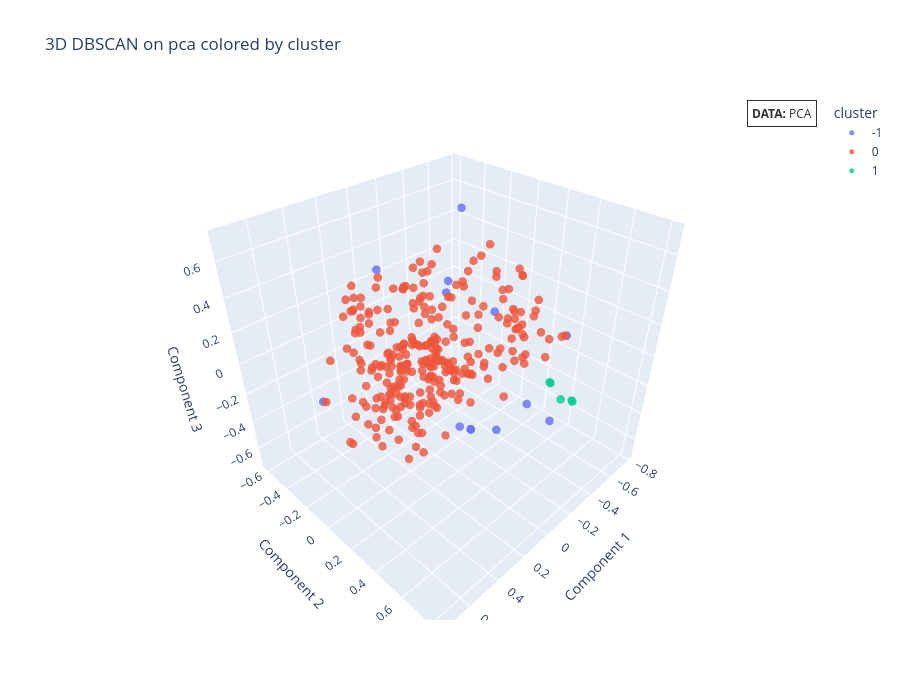
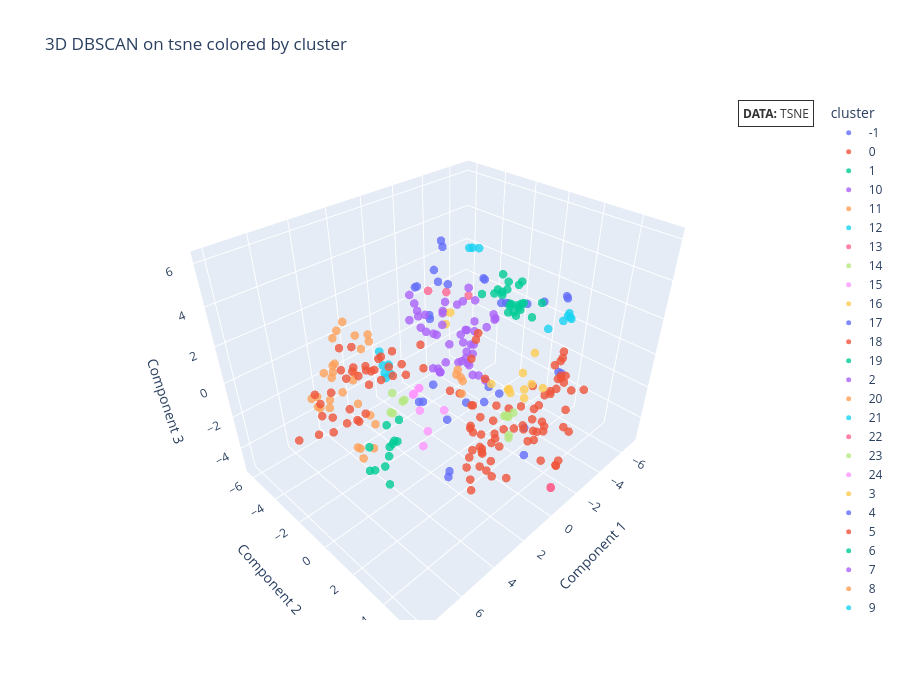
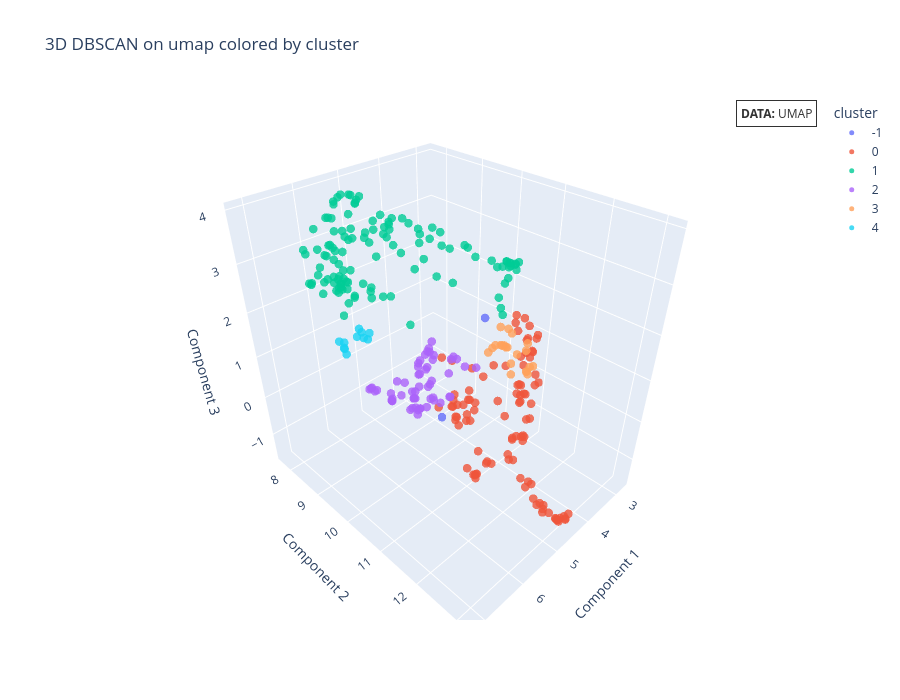
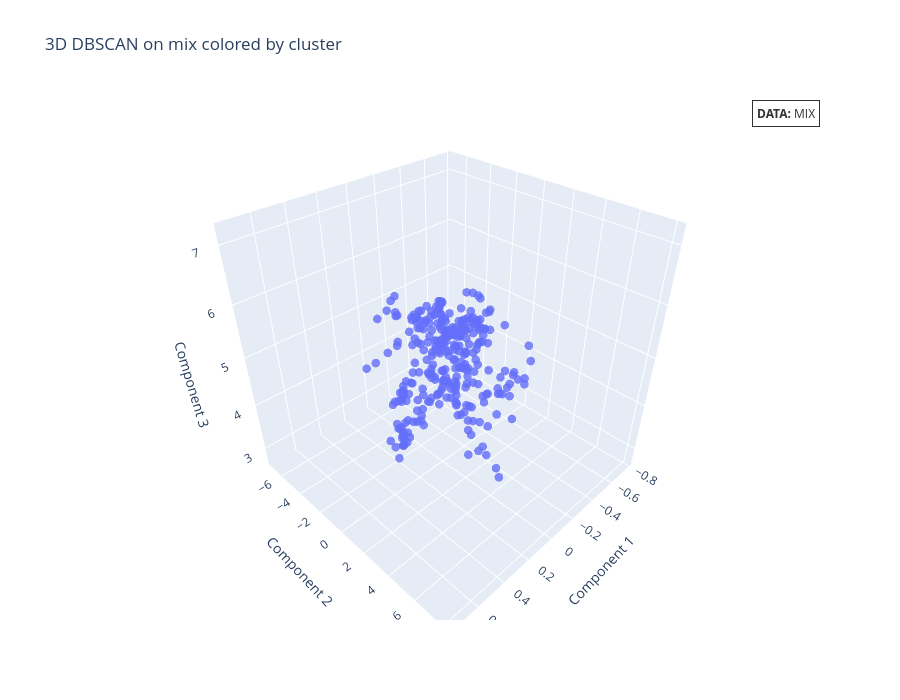

The notebook cell saved with these charts, in order:
### Markdown cell above
## DBSCAN

### Code cell
params_db = {
    "pca":  {"eps": 0.2, "min_samples": 5},
    "tsne": {"eps": 1.2, "min_samples": 3},
    "umap": {"eps": 0.8, "min_samples": 10},
    "mix":  {"eps": 0.8, "min_samples": 3},
}

for name, X in embeddings.items():
    p = params_db[name]
    
    db = DBSCAN(eps=p["eps"], min_samples=p["min_samples"])
    labels = db.fit_predict(X)

    scores = show_scores(f"DBSCAN on {name}", X, labels, y)
    append_result(rows, name, "dbscan", labels, scores["internal"], scores["external"], params=p)

    fig = plot_3d(X3d=X, y=labels, algorithm=f'DBSCAN on {name}', target_name="cluster", data_name=name.upper())
    show(fig)

### Figure 1 — Plotly figure (JSON) as saved in the notebook; plotly's stock layout.template omitted (floating-point values rounded to 4 significant figures; data arrays with more than 128 entries replaced by an {"elided": "..."} marker saying what was removed)
{"data": [{"hovertemplate": "<b>cluster</b>: -1<br>Component 1: %{x:.3f}<br>Component 2: %{y:.3f}<br>Component 3: %{z:.3f}<extra></extra>", "marker": {"line": {"width": 0}, "opacity": 0.8, "size": 5}, "mode": "markers", "name": "-1", "type": "scatter3d", "x": [-0.3079, 0.08627, 0.175, 0.04575, 0.04633, 0.7505, -0.7746, -0.285, -0.1248, 0.1334, -0.2847, -0.15, -0.203], "y": [-0.09565, 0.1887, 0.6143, 0.4586, 0.8192, 0.05989, 0.3322, 0.0318, -0.607, 0.2481, 0.02997, 0.5416, 0.01318], "z": [0.7137, 0.4847, -0.0558, 0.4767, 0.04671, 0.1282, -0.08842, -0.7079, 0.241, 0.5864, -0.7044, -0.127, -0.6433]}, {"hovertemplate": "<b>cluster</b>: 0<br>Component 1: %{x:.3f}<br>Component 2: %{y:.3f}<br>Component 3: %{z:.3f}<extra></extra>", "marker": {"line": {"width": 0}, "opacity": 0.8, "size": 5}, "mode": "markers", "name": "0", "type": "scatter3d", "x": {"elided": "290 float values"}, "y": {"elided": "290 float values"}, "z": {"elided": "290 float values"}}, {"hovertemplate": "<b>cluster</b>: 1<br>Component 1: %{x:.3f}<br>Component 2: %{y:.3f}<br>Component 3: %{z:.3f}<extra></extra>", "marker": {"line": {"width": 0}, "opacity": 0.8, "size": 5}, "mode": "markers", "name": "1", "type": "scatter3d", "x": [-0.4492, -0.4487, -0.4486, -0.4487, -0.4286], "y": [0.6273, 0.4737, 0.6224, 0.4677, 0.5649], "z": [-0.233, -0.1882, -0.2286, -0.1865, -0.242]}], "layout": {"annotations": [{"bgcolor": "white", "bordercolor": "black", "borderpad": 4, "borderwidth": 1, "font": {"color": "black", "size": 12}, "opacity": 0.8, "showarrow": false, "text": "<b>DATA:</b> PCA", "x": 1, "xanchor": "right", "xref": "paper", "y": 1, "yanchor": "top", "yref": "paper"}], "height": 700, "legend": {"itemsizing": "trace", "title": {"text": "cluster"}}, "scene": {"xaxis": {"title": {"text": "Component 1"}}, "yaxis": {"title": {"text": "Component 2"}}, "zaxis": {"title": {"text": "Component 3"}}}, "title": {"text": "3D DBSCAN on pca colored by cluster"}, "width": 900}}

### Figure 2 — Plotly figure (JSON) as saved in the notebook; plotly's stock layout.template omitted (floating-point values rounded to 4 significant figures)
{"data": [{"hovertemplate": "<b>cluster</b>: -1<br>Component 1: %{x:.3f}<br>Component 2: %{y:.3f}<br>Component 3: %{z:.3f}<extra></extra>", "marker": {"line": {"width": 0}, "opacity": 0.8, "size": 5}, "mode": "markers", "name": "-1", "type": "scatter3d", "x": [-2.115, 2.106, -1.925, 1.334, -2.494, -2.587, 1.05, 3.107, 5.137, 4.684, 4.831, 5.26, 0.9626, 1.03, 3.141, 3.142, -3.076, -2.873, -6.549, -5.914, -5.786, -2.893, -0.3636], "y": [4.207, 5.631, 4.176, 4.964, -0.2803, 0.3773, 1.422, 2.262, 3.021, 3.97, 4.058, 2.94, -1.903, -1.699, 1.326, 1.35, -1.049, -1.254, -0.1822, 1.638, 1.653, -1.195, -2.233], "z": [0.7071, -0.4399, 0.8564, 0.112, -2.714, -2.842, -0.75, -0.008088, 2.564, -0.6982, -0.8483, 2.575, 3.854, 4.004, 4.727, 4.573, -4.501, 3.111, 0.7603, 1.95, 2.126, 3.063, -2.476]}, {"hovertemplate": "<b>cluster</b>: 0<br>Component 1: %{x:.3f}<br>Component 2: %{y:.3f}<br>Component 3: %{z:.3f}<extra></extra>", "marker": {"line": {"width": 0}, "opacity": 0.8, "size": 5}, "mode": "markers", "name": "0", "type": "scatter3d", "x": [-2.249, -4.45, -2.14, -1.707, 0.09939, -1.013, -4.435, -0.2305, -4.974, -6.336, 0.2486, 0.7417, 0.07589, 0.0303, -0.7576, -0.5817, 0.8038, -4.5, 1.967, 0.07882, 0.9449, 1.568, 1.101, 0.9057, 2.123, 1.748, 1.364, -0.07721, 1.995, -0.2676, 1.014, 0.7459, 1.512, 1.485, 1.893, 3.039, -0.1129, 2.365, 2.472, 2.612, 1.581, -2.109, -6.181, -5.399, -1.104, -1.957, -3.112, -4.959, -0.7837, -5.631, -6.203, -1.983, -1.113, 2.347, -3.092, -4.512, -6.212, 0.3043, -5.302, -5.161, -1.803, -3.87, 0.3899, -5.036, -4.038, -6.221, -4.531, -1.42], "y": [2.931, 1.097, 2.357, 2.472, 0.8739, 2.275, 3.292, 4.534, 2.951, 3.053, 1.797, 2.089, 4.635, 0.793, 1.725, 5.606, 4.044, 3.601, 3.816, 0.8733, 3.596, 2.836, 1.94, 3.911, 2.532, 3.41, 3.441, 0.8331, 3.816, -0.2318, 3.131, 4.784, 2.124, 3.424, 3.045, 4.202, -0.7609, 3.069, 3.173, 3.748, 2.296, 3.638, 1.182, 2.41, 5.205, 2.559, 2.522, 2.235, 2.035, 2.724, 1.495, 3.703, 5.166, 4.29, 2.268, 2.186, 1.59, 5.267, 2.205, 2.129, 3.123, 2.62, 1.946, 2.388, 2.174, 1.605, 2.905, 3.95], "z": [-3.589, -2.973, -3.516, -1.972, -3.078, -1.809, -4.477, -1.367, -3.827, -3.194, -3.896, -3.249, -1.586, -3.328, -1.801, -2.623, -0.8262, -4.634, -2.127, -1.791, -1.065, -3.43, -3.315, -3.877, -3.316, -3.157, -1.154, -1.913, -1.044, -1.883, -4.261, -1.124, -3.382, -0.3454, -0.1302, -0.6115, -1.926, -4.219, -0.5428, -0.2118, -4.668, -2.752, -2.463, -2.114, -3.597, -3.543, -2.685, -2.821, -4.262, -3.028, -2.038, -2.966, -3.581, -0.2536, -3.063, -2.754, -1.8, -2.244, -2.157, -2.342, -2.448, -2.333, -4.009, -2.093, -2.76, -1.387, -1.819, -1.858]}, {"hovertemplate": "<b>cluster</b>: 1<br>Component 1: %{x:.3f}<br>Component 2: %{y:.3f}<br>Component 3: %{z:.3f}<extra></extra>", "marker": {"line": {"width": 0}, "opacity": 0.8, "size": 5}, "mode": "markers", "name": "1", "type": "scatter3d", "x": [-1.72, -2.313, -1.961, -1.612, -2.252, -1.165, -1.77, -1.031, -0.829, -1.429, -1.331, -1.112, -0.2752, -0.505], "y": [2.63, 1.502, 1.61, 0.9706, 0.452, 2.219, 1.177, 1.874, 2.314, 1.14, 0.7705, 1.142, 2.457, 0.7727], "z": [3.098, 4.192, 4.202, 4.614, 3.281, 3.756, 4.261, 3.764, 3.6, 3.715, 3.694, 4.122, 3.883, 3.995]}, {"hovertemplate": "<b>cluster</b>: 10<br>Component 1: %{x:.3f}<br>Component 2: %{y:.3f}<br>Component 3: %{z:.3f}<extra></extra>", "marker": {"line": {"width": 0}, "opacity": 0.8, "size": 5}, "mode": "markers", "name": "10", "type": "scatter3d", "x": [1.317, 1.261, 1.381], "y": [2.352, 1.585, 2.811], "z": [1.414, 2.236, 1.42]}, {"hovertemplate": "<b>cluster</b>: 11<br>Component 1: %{x:.3f}<br>Component 2: %{y:.3f}<br>Component 3: %{z:.3f}<extra></extra>", "marker": {"line": {"width": 0}, "opacity": 0.8, "size": 5}, "mode": "markers", "name": "11", "type": "scatter3d", "x": [6.258, 4.937, 7.049, 6.542, 7.195, 8.014, 5.578, 6.881, 6.926, 5.909, 5.347, 6.406, 8.015, 7.842, 7.425, 6.144, 6.921, 5.678, 6.805, 6.684, 7.13, 6.469, 7.067, 7.146, 6.303], "y": [0.005185, -0.3094, 2.332, -0.01445, -0.8361, 0.4126, -0.2631, 2.329, -0.4661, 0.5164, 0.2868, -0.543, 1.224, -0.2564, -0.5438, -0.7092, 2.104, -0.5628, -0.3279, -0.1841, 0.369, 0.7641, 1.624, -0.2792, -0.9739], "z": [5.216, 3.918, 1.028, 4.95, 1.194, 2.468, 4.184, 2.108, 1.67, 4.094, 4.062, 4.313, 2.896, 2.374, 2.073, 1.489, 2.423, 1.932, 2.777, 3.462, 3.873, 3.359, 2.768, 3.205, 2.456]}, {"hovertemplate": "<b>cluster</b>: 12<br>Component 1: %{x:.3f}<br>Component 2: %{y:.3f}<br>Component 3: %{z:.3f}<extra></extra>", "marker": {"line": {"width": 0}, "opacity": 0.8, "size": 5}, "mode": "markers", "name": "12", "type": "scatter3d", "x": [1.32, 1.469, 1.42, 1.681, 1.382, 1.142], "y": [-4.358, -3.357, -3.84, -3.595, -4.071, -3.906], "z": [-0.6206, -1.426, -1.953, -1.381, -1.303, -1.287]}, {"hovertemplate": "<b>cluster</b>: 13<br>Component 1: %{x:.3f}<br>Component 2: %{y:.3f}<br>Component 3: %{z:.3f}<extra></extra>", "marker": {"line": {"width": 0}, "opacity": 0.8, "size": 5}, "mode": "markers", "name": "13", "type": "scatter3d", "x": [-1.66, -0.774, -0.2714], "y": [-1.087, -1.671, -2.375], "z": [2.711, 3.022, 3.007]}, {"hovertemplate": "<b>cluster</b>: 14<br>Component 1: %{x:.3f}<br>Component 2: %{y:.3f}<br>Component 3: %{z:.3f}<extra></extra>", "marker": {"line": {"width": 0}, "opacity": 0.8, "size": 5}, "mode": "markers", "name": "14", "type": "scatter3d", "x": [1.025, 1.8, 1.844, 0.9041, 0.5411], "y": [-3.9, -2.997, -3.114, -3.237, -3.519], "z": [-3.189, -3.571, -3.545, -3.441, -3.705]}, {"hovertemplate": "<b>cluster</b>: 15<br>Component 1: %{x:.3f}<br>Component 2: %{y:.3f}<br>Component 3: %{z:.3f}<extra></extra>", "marker": {"line": {"width": 0}, "opacity": 0.8, "size": 5}, "mode": "markers", "name": "15", "type": "scatter3d", "x": [4.713, 3.636, 4.309, 4.485], "y": [2.5, 2.62, 2.35, 2.104], "z": [-0.2932, 1.028, 0.1571, 1.212]}, {"hovertemplate": "<b>cluster</b>: 16<br>Component 1: %{x:.3f}<br>Component 2: %{y:.3f}<br>Component 3: %{z:.3f}<extra></extra>", "marker": {"line": {"width": 0}, "opacity": 0.8, "size": 5}, "mode": "markers", "name": "16", "type": "scatter3d", "x": [2.127, 1.909, 2.022], "y": [1.204, 1.246, 1.03], "z": [3.82, 4.289, 4.261]}, {"hovertemplate": "<b>cluster</b>: 17<br>Component 1: %{x:.3f}<br>Component 2: %{y:.3f}<br>Component 3: %{z:.3f}<extra></extra>", "marker": {"line": {"width": 0}, "opacity": 0.8, "size": 5}, "mode": "markers", "name": "17", "type": "scatter3d", "x": [0.5622, 0.8224, 0.28, 0.2531, 0.9821], "y": [-0.243, -0.8155, -0.8439, -0.9569, -0.4083], "z": [4.489, 5.05, 5.927, 6.163, 4.705]}, {"hovertemplate": "<b>cluster</b>: 18<br>Component 1: %{x:.3f}<br>Component 2: %{y:.3f}<br>Component 3: %{z:.3f}<extra></extra>", "marker": {"line": {"width": 0}, "opacity": 0.8, "size": 5}, "mode": "markers", "name": "18", "type": "scatter3d", "x": [6.042, 4.07, 3.763, 4.297, 4.232, 5.514, 7.01, 2.743, 4.06, 3.708, 4.134, 3.734, 3.904, 5.94, 3.941, 5.42, 4.876, 6.154, 6.471, 6.215, 4.318, 5.609, 2.745, 5.683, 4.383, 3.987, 3.446, 6.431, 7.618, 4.768, 5.623, 6.5, 5.302, 4.73, 4.04], "y": [-1.969, 0.06397, -1.633, -0.4005, -0.6683, -1.621, -1.582, -2.534, -1.72, 0.4346, 0.7024, -2.927, 1.744, -1.904, -2.973, 1.482, 1.023, 0.2617, -2.017, -1.598, -1.488, -0.6516, -3.675, -1.024, -1.039, -3.015, 1.102, -2.081, -2.248, -2.397, 0.007051, -2.3, -1.923, -2.739, -2.804], "z": [-1.538, 2.881, 0.9096, 2.496, 2.227, -1.124, -0.8213, -0.676, 0.1958, 1.696, 2.596, -0.1268, 2.808, 0.6938, 0.4451, 3.516, 2.567, 0.5209, -0.3626, -0.3456, 1.251, -0.282, -0.4539, 0.1431, 1.464, 0.2205, 3.397, 0.2473, -1.187, 0.5561, 0.4813, 0.6698, 1.539, 2.005, 1.702]}, {"hovertemplate": "<b>cluster</b>: 19<br>Component 1: %{x:.3f}<br>Component 2: %{y:.3f}<br>Component 3: %{z:.3f}<extra></extra>", "marker": {"line": {"width": 0}, "opacity": 0.8, "size": 5}, "mode": "markers", "name": "19", "type": "scatter3d", "x": [5.973, 4.649, 4.665, 6.41, 5.471, 4.692, 5.07, 4.52, 5.532, 4.613, 4.482, 6.303], "y": [1.741, 0.2057, 0.7972, 1.029, 0.8565, 0.6137, 0.654, 0.8031, -0.07922, 0.3907, -0.1157, 1.243], "z": [-2.139, -1.906, -1.183, -1.541, -2.074, -1.246, -1.875, -0.0468, -1.524, -1.618, -0.9388, -1.437]}, {"hovertemplate": "<b>cluster</b>: 2<br>Component 1: %{x:.3f}<br>Component 2: %{y:.3f}<br>Component 3: %{z:.3f}<extra></extra>", "marker": {"line": {"width": 0}, "opacity": 0.8, "size": 5}, "mode": "markers", "name": "2", "type": "scatter3d", "x": [-2.956, -3.391, -3.904, -4.495, -4.368, -2.557, -1.994, -4.27, -3.187, -5.124, -4.836, -2.424, -4.566, -2.929, -5.847, -3.92, -4.875, -2.878, -2.423, -3.145, -3.711, -1.598, -2.166, -4.086, -2.694, -2.583, -5.772, -1.94, -3.056, -3.428, -2.624, -4.839, -2.27, -2.611, -3.198, -5.443, -4.472, -4.872, -3.835, -3.542], "y": [-3.628, -3.191, -2.683, -3.22, -3.595, -5.106, -3.944, -3.916, -4.607, -3.757, -4.185, -6.264, -3.291, -4.6, -2.925, -3.002, -3.629, -4.801, -5.334, -2.198, -3.803, -5.235, -5.308, -3.288, -2.337, -5.069, -2.799, -5.254, -4.505, -2.265, -3.576, -2.167, -5.344, -4.178, -4.593, -3.137, -3.788, -4.133, -3.499, -3.487], "z": [-1.856, -1.223, -0.3876, 0.4476, 1.107, -0.4418, -3.153, -3.785, -4.4, -2.051, -2.019, -1.224, -2.479, -1.668, -1.222, -3.439, -3.43, -1.662, -1.302, -1.281, 0.2683, 1.127, -0.1043, -3.53, -1.006, -1.527, -1.057, 0.4657, -4.237, -3.481, -2.877, -0.1264, -0.5158, -3.613, -4.38, -1.641, -3.595, -2.025, 0.5447, -3.297]}, {"hovertemplate": "<b>cluster</b>: 20<br>Component 1: %{x:.3f}<br>Component 2: %{y:.3f}<br>Component 3: %{z:.3f}<extra></extra>", "marker": {"line": {"width": 0}, "opacity": 0.8, "size": 5}, "mode": "markers", "name": "20", "type": "scatter3d", "x": [6.907, 6.983, 7.032], "y": [1.246, 1.188, 1.563], "z": [0.1935, 0.2645, -0.03881]}, {"hovertemplate": "<b>cluster</b>: 21<br>Component 1: %{x:.3f}<br>Component 2: %{y:.3f}<br>Component 3: %{z:.3f}<extra></extra>", "marker": {"line": {"width": 0}, "opacity": 0.8, "size": 5}, "mode": "markers", "name": "21", "type": "scatter3d", "x": [-6.605, -6.949, -6.222, -6.593, -6.618, -6.49], "y": [1.558, 1.181, 0.4679, 1.097, 1.472, 1.409], "z": [0.441, 0.4702, -0.4845, 0.1186, 0.4936, 0.608]}, {"hovertemplate": "<b>cluster</b>: 22<br>Component 1: %{x:.3f}<br>Component 2: %{y:.3f}<br>Component 3: %{z:.3f}<extra></extra>", "marker": {"line": {"width": 0}, "opacity": 0.8, "size": 5}, "mode": "markers", "name": "22", "type": "scatter3d", "x": [-1.145, -1.145, -1.129], "y": [5.064, 5.064, 5.066], "z": [-5.197, -5.195, -5.137]}, {"hovertemplate": "<b>cluster</b>: 23<br>Component 1: %{x:.3f}<br>Component 2: %{y:.3f}<br>Component 3: %{z:.3f}<extra></extra>", "marker": {"line": {"width": 0}, "opacity": 0.8, "size": 5}, "mode": "markers", "name": "23", "type": "scatter3d", "x": [-2.907, -1.916, -2.048, -2.909, -2.962, -3.195, -2.915], "y": [0.5497, 1.703, 1.603, 0.7286, 0.6336, 0.9261, 0.8216], "z": [-4.445, -4.63, -4.592, -4.377, -4.403, -4.162, -4.333]}, {"hovertemplate": "<b>cluster</b>: 24<br>Component 1: %{x:.3f}<br>Component 2: %{y:.3f}<br>Component 3: %{z:.3f}<extra></extra>", "marker": {"line": {"width": 0}, "opacity": 0.8, "size": 5}, "mode": "markers", "name": "24", "type": "scatter3d", "x": [-0.7915, -1.223, -0.7987, -1.245, -0.8345], "y": [-4.326, -4.309, -4.325, -4.305, -4.309], "z": [-4.544, -4.333, -4.536, -4.321, -4.503]}, {"hovertemplate": "<b>cluster</b>: 3<br>Component 1: %{x:.3f}<br>Component 2: %{y:.3f}<br>Component 3: %{z:.3f}<extra></extra>", "marker": {"line": {"width": 0}, "opacity": 0.8, "size": 5}, "mode": "markers", "name": "3", "type": "scatter3d", "x": [-0.3034, -1.03, -0.8624, -1.188, -0.3102, -0.4552, -0.3838, -0.05725, 0.1372, 0.2166], "y": [4.552, 3.104, 3.038, 3.343, 3.954, 2.593, 2.783, 3.776, 3.089, 2.151], "z": [1.058, -0.7192, 0.7653, 1.83, 0.9436, -0.2093, -0.237, 0.6911, 0.4481, 0.2615]}, {"hovertemplate": "<b>cluster</b>: 4<br>Component 1: %{x:.3f}<br>Component 2: %{y:.3f}<br>Component 3: %{z:.3f}<extra></extra>", "marker": {"line": {"width": 0}, "opacity": 0.8, "size": 5}, "mode": "markers", "name": "4", "type": "scatter3d", "x": [-3.65, -2.852, -2.971], "y": [0.8829, -0.0535, 0.1472], "z": [2.258, 2.252, 2.284]}, {"hovertemplate": "<b>cluster</b>: 5<br>Component 1: %{x:.3f}<br>Component 2: %{y:.3f}<br>Component 3: %{z:.3f}<extra></extra>", "marker": {"line": {"width": 0}, "opacity": 0.8, "size": 5}, "mode": "markers", "name": "5", "type": "scatter3d", "x": [-0.7282, -0.6048, -0.6363, -0.3964], "y": [0.4319, 0.4157, 1.043, 0.3559], "z": [1.736, 1.432, -0.5006, 0.4288]}, {"hovertemplate": "<b>cluster</b>: 6<br>Component 1: %{x:.3f}<br>Component 2: %{y:.3f}<br>Component 3: %{z:.3f}<extra></extra>", "marker": {"line": {"width": 0}, "opacity": 0.8, "size": 5}, "mode": "markers", "name": "6", "type": "scatter3d", "x": [-4.519, -5.068, -4.66, -5.128, -4.963, -4.534, -5.056, -5.487, -5.101], "y": [-0.1149, -0.5759, -0.374, -1.575, -1.117, -0.4257, -1.271, 0.4316, -0.4237], "z": [1.511, 0.7366, 1.119, 1.509, 0.8847, 0.671, 0.6715, 1.376, 1.171]}, {"hovertemplate": "<b>cluster</b>: 7<br>Component 1: %{x:.3f}<br>Component 2: %{y:.3f}<br>Component 3: %{z:.3f}<extra></extra>", "marker": {"line": {"width": 0}, "opacity": 0.8, "size": 5}, "mode": "markers", "name": "7", "type": "scatter3d", "x": [-1.891, -1.593, -1.986, -1.807], "y": [-3.059, -2.788, -2.981, -2.982], "z": [0.949, 0.372, 1.467, 0.8858]}, {"hovertemplate": "<b>cluster</b>: 8<br>Component 1: %{x:.3f}<br>Component 2: %{y:.3f}<br>Component 3: %{z:.3f}<extra></extra>", "marker": {"line": {"width": 0}, "opacity": 0.8, "size": 5}, "mode": "markers", "name": "8", "type": "scatter3d", "x": [-1.49, -1.679, -2.155, -1.77, -1.822], "y": [-1.253, -1.746, -1.982, -1.929, -1.523], "z": [-3.146, -1.952, -2.815, -2.402, -2.643]}, {"hovertemplate": "<b>cluster</b>: 9<br>Component 1: %{x:.3f}<br>Component 2: %{y:.3f}<br>Component 3: %{z:.3f}<extra></extra>", "marker": {"line": {"width": 0}, "opacity": 0.8, "size": 5}, "mode": "markers", "name": "9", "type": "scatter3d", "x": [-1.259, -0.7882, -0.9321], "y": [-0.156, -0.2931, -0.2436], "z": [5.587, 5.706, 5.683]}], "layout": {"annotations": [{"bgcolor": "white", "bordercolor": "black", "borderpad": 4, "borderwidth": 1, "font": {"color": "black", "size": 12}, "opacity": 0.8, "showarrow": false, "text": "<b>DATA:</b> TSNE", "x": 1, "xanchor": "right", "xref": "paper", "y": 1, "yanchor": "top", "yref": "paper"}], "height": 700, "legend": {"itemsizing": "trace", "title": {"text": "cluster"}}, "scene": {"xaxis": {"title": {"text": "Component 1"}}, "yaxis": {"title": {"text": "Component 2"}}, "zaxis": {"title": {"text": "Component 3"}}}, "title": {"text": "3D DBSCAN on tsne colored by cluster"}, "width": 900}}

### Figure 3 — Plotly figure (JSON) as saved in the notebook; plotly's stock layout.template omitted (floating-point values rounded to 4 significant figures)
{"data": [{"hovertemplate": "<b>cluster</b>: -1<br>Component 1: %{x:.3f}<br>Component 2: %{y:.3f}<br>Component 3: %{z:.3f}<extra></extra>", "marker": {"line": {"width": 0}, "opacity": 0.8, "size": 5}, "mode": "markers", "name": "-1", "type": "scatter3d", "x": [4.908, 3.636], "y": [10.18, 10.13], "z": [-0.3818, 1.428]}, {"hovertemplate": "<b>cluster</b>: 0<br>Component 1: %{x:.3f}<br>Component 2: %{y:.3f}<br>Component 3: %{z:.3f}<extra></extra>", "marker": {"line": {"width": 0}, "opacity": 0.8, "size": 5}, "mode": "markers", "name": "0", "type": "scatter3d", "x": [5.076, 4.748, 5.106, 5.319, 5.138, 6.023, 5.218, 5.639, 4.217, 5.209, 5.389, 5.06, 6.012, 5.198, 4.204, 4.394, 5.413, 5.076, 4.982, 4.993, 4.883, 6.029, 4.877, 6.121, 4.319, 5.697, 4.915, 4.391, 5.055, 4.409, 5.279, 5.22, 4.987, 4.865, 5.262, 4.513, 6.08, 6.113, 5.609, 5.115, 6.065, 5.879, 4.641, 4.908, 5.336, 4.519, 5.212, 5.981, 4.913, 4.222, 6.218, 4.545, 4.622, 4.332, 6.019, 6.062, 4.63, 4.399, 5.953, 6.318, 4.843, 5.209, 4.599, 5.156, 4.735, 4.709, 5.113, 4.946, 4.808, 5.293, 5.327, 5.725, 4.839, 4.553, 4.803, 4.751, 5.266, 5.274, 4.297, 4.995, 5.018, 4.765, 4.566, 5.304, 4.336, 4.642, 4.705, 4.809, 4.854, 5.998, 5.285, 4.721, 4.852, 4.459, 4.855, 5.335, 5.127, 4.499], "y": [12.2, 12.75, 12.12, 12.52, 12.27, 11.98, 12.34, 11.55, 11.87, 12.34, 12.4, 11.92, 12.05, 12.61, 11.84, 11.75, 12.5, 11.69, 12.16, 12.82, 13.16, 11.73, 11.23, 11.77, 11.97, 11.59, 11.63, 12.03, 12.15, 11.92, 12.46, 12.75, 11.05, 12.02, 11.24, 11.96, 11.74, 11.74, 11.71, 12.23, 11.86, 11.8, 11.97, 11.48, 11.33, 11.89, 10.83, 11.54, 11.76, 11.8, 11.75, 11.89, 11.74, 11.65, 11.33, 11.64, 11.68, 11.51, 11.49, 11.55, 12.2, 11.19, 13.06, 12.2, 13.04, 12.22, 12.1, 12.49, 12.93, 11.44, 11.77, 11.91, 13.12, 13.15, 12.2, 12.17, 11.74, 11.51, 11.73, 12.27, 12.36, 12.76, 13.15, 11.49, 12.07, 13.16, 13.09, 12.18, 12.67, 11.62, 11.49, 13.11, 12.58, 13.14, 12.82, 11.53, 12.18, 12.07], "z": [-0.08524, -1.221, -0.1062, 1.757, 0.5835, 1.302, 1.422, 0.9488, 2.084, 1.577, 1.743, 0.7863, 1.561, -0.3899, 1.992, 1.466, 1.651, -0.529, 1.565, -0.808, -1.082, 1.049, 1.194, 1.309, 1.338, 0.8656, 0.8768, 1.171, 1.599, 1.865, 1.715, -0.1933, 1.343, 2.025, 1.095, 1.804, 1.528, 1.299, 1.282, 1.69, 1.591, 1.555, 1.963, 1.592, 0.9752, 2.162, 0.7444, 1.316, 1.723, 1.695, 1.581, 2.138, 2.294, 2.378, 2.232, 1.553, 2.434, 2.411, 2.22, 1.504, 0.2394, -0.9136, -1.345, 0.5078, -1.256, 0.6958, 0.01289, -0.5271, -1.136, -0.8533, -0.2935, 0.3791, -1.121, -1.352, 0.3065, 0.6715, -0.3064, -0.7954, 2.245, 0.4824, -0.4798, -1.089, -1.31, -0.823, 1.22, -1.176, -1.288, 0.328, -1.083, 1.084, -0.8069, -1.301, -0.9844, -1.27, -1.175, -0.8487, 0.4382, 0.8277]}, {"hovertemplate": "<b>cluster</b>: 1<br>Component 1: %{x:.3f}<br>Component 2: %{y:.3f}<br>Component 3: %{z:.3f}<extra></extra>", "marker": {"line": {"width": 0}, "opacity": 0.8, "size": 5}, "mode": "markers", "name": "1", "type": "scatter3d", "x": [3.3, 3.505, 3.022, 3.098, 3.786, 3.254, 3.154, 3.184, 3.107, 3.218, 3.376, 3.548, 3.103, 3.215, 3.201, 3.269, 3.741, 3.424, 6.073, 3.688, 5.367, 6.945, 3.908, 6.552, 4.923, 6.962, 5.606, 6.424, 5.423, 6.302, 4.065, 4.762, 6.39, 7.059, 4.625, 5.841, 6.734, 5.581, 6.087, 4.328, 5.465, 5.068, 4.336, 5.216, 6.318, 4.119, 7.179, 6.908, 6.055, 4.124, 5.573, 6.159, 5.412, 5.101, 7.103, 5.886, 6.21, 4.461, 4.223, 5.213, 5.2, 6.132, 5.013, 5.337, 7.197, 4.592, 5.712, 5.572, 7.034, 6.365, 6.754, 6.337, 6.44, 5.19, 6.152, 6.388, 5.553, 6.011, 6.972, 6.245, 6.192, 5.771, 4.209, 5.258, 6.629, 5.763, 6.787, 7.085, 6.421, 5.134, 6.908, 5.762, 6.862, 4.758, 4.864, 6.854, 5.893, 4.998, 5.514, 5.26, 6.717, 6.08, 5.669, 6.412, 4.931, 4.651, 6.352, 5.671, 6.453, 5.521, 5.027, 5.854, 6.341, 5.947, 5.899, 3.311, 6.115, 3.284, 5.64, 6.142], "y": [10.58, 10.49, 10.21, 10.27, 10.59, 10.06, 10.28, 10.46, 10.17, 10.48, 10.46, 9.747, 10.24, 10.17, 10.25, 10.6, 9.634, 10.06, 10.65, 9.669, 10.01, 10.0, 9.489, 9.448, 8.607, 9.589, 9.601, 8.692, 9.737, 9.981, 9.554, 9.5, 9.627, 9.922, 9.304, 9.296, 9.306, 8.265, 10.21, 9.111, 9.588, 8.11, 9.298, 8.264, 9.615, 9.358, 9.653, 9.085, 8.71, 9.251, 8.107, 9.188, 8.119, 8.254, 9.739, 8.515, 9.222, 9.141, 9.252, 8.091, 9.19, 9.065, 8.491, 8.191, 9.607, 9.009, 8.251, 8.426, 9.71, 9.073, 9.587, 9.39, 9.366, 8.115, 10.09, 9.235, 8.233, 9.076, 9.239, 9.7, 9.127, 9.493, 9.486, 8.654, 9.439, 8.327, 9.736, 9.475, 9.413, 8.152, 9.683, 8.825, 9.661, 8.733, 8.767, 9.413, 8.508, 8.932, 8.174, 8.807, 9.638, 8.742, 8.22, 9.665, 8.717, 8.904, 10.06, 8.332, 9.303, 8.905, 8.795, 8.479, 10.02, 8.407, 8.327, 10.26, 8.692, 10.29, 8.211, 8.663], "z": [2.54, 2.293, 2.393, 2.5, 2.137, 2.4, 2.197, 2.586, 2.506, 2.588, 2.58, 2.609, 2.502, 2.432, 2.568, 2.698, 2.883, 2.596, 2.575, 2.827, 3.097, 3.259, 2.079, 2.976, 3.536, 3.081, 3.627, 3.745, 3.323, 2.895, 2.894, 3.387, 2.797, 3.502, 3.386, 3.596, 3.094, 3.956, 2.934, 2.614, 3.434, 3.726, 3.096, 3.739, 3.84, 3.181, 3.378, 3.657, 3.832, 2.213, 3.779, 3.683, 3.92, 3.842, 3.521, 2.369, 2.863, 3.002, 3.271, 3.862, 3.515, 2.791, 3.414, 3.55, 3.361, 3.396, 1.566, 2.577, 3.616, 2.704, 3.851, 3.901, 2.869, 3.851, 2.908, 3.863, 2.091, 3.542, 3.656, 3.031, 3.396, 3.292, 2.98, 3.112, 3.769, 2.322, 3.67, 3.246, 3.083, 3.702, 3.769, 3.59, 3.733, 3.461, 3.431, 3.756, 2.597, 3.472, 1.734, 3.412, 3.815, 2.693, 2.247, 2.854, 3.332, 3.477, 3.141, 2.573, 3.562, 3.469, 3.251, 2.823, 3.048, 2.568, 2.394, 1.576, 3.857, 1.42, 3.878, 3.853]}, {"hovertemplate": "<b>cluster</b>: 2<br>Component 1: %{x:.3f}<br>Component 2: %{y:.3f}<br>Component 3: %{z:.3f}<extra></extra>", "marker": {"line": {"width": 0}, "opacity": 0.8, "size": 5}, "mode": "markers", "name": "2", "type": "scatter3d", "x": [4.22, 4.037, 3.769, 3.405, 3.834, 4.964, 3.449, 4.188, 3.576, 4.681, 4.77, 5.203, 4.265, 4.52, 3.82, 3.811, 3.709, 4.018, 3.924, 3.552, 4.191, 4.1, 3.879, 3.887, 3.772, 4.785, 4.368, 4.824, 3.507, 3.54, 3.585, 4.371, 4.228, 4.739, 3.832, 4.84, 3.572, 3.614, 4.533, 5.097, 4.469, 4.504, 3.361, 4.809, 3.621, 4.778, 4.969, 4.586, 4.477, 3.724, 4.171, 4.135, 3.842, 4.853, 3.496, 4.259], "y": [8.733, 8.958, 9.235, 9.387, 8.791, 9.43, 9.175, 8.935, 8.413, 8.268, 9.221, 9.399, 8.518, 8.091, 8.792, 8.754, 8.22, 8.749, 8.393, 9.073, 8.7, 8.616, 8.87, 8.388, 8.227, 9.19, 9.197, 7.714, 9.046, 8.454, 8.35, 8.565, 9.105, 7.823, 8.279, 9.204, 9.064, 8.431, 8.089, 9.026, 8.93, 8.425, 9.687, 7.731, 8.305, 7.789, 9.39, 8.192, 8.03, 8.914, 8.614, 8.921, 8.703, 7.689, 9.112, 8.631], "z": [-0.7561, -0.5694, -0.3556, -0.2742, -0.1684, -0.283, -0.1514, -0.1832, -0.2661, -0.9572, -0.3204, 0.2457, -1.49, -1.376, -1.354, -1.296, -0.5375, -1.468, -0.746, -1.24, -1.447, -1.543, 0.01784, -0.7568, -0.5827, -0.5177, -0.4259, -1.033, -0.1898, 0.02827, -0.2776, -1.45, -0.4842, -1.077, -0.625, -0.2943, -1.23, -0.1397, -1.348, 0.02192, -1.319, -1.024, -0.1729, -1.016, -0.3699, -1.105, -0.3032, -1.215, -1.427, -1.416, -1.55, -0.1567, -1.343, -1.062, -0.09267, -1.413]}, {"hovertemplate": "<b>cluster</b>: 3<br>Component 1: %{x:.3f}<br>Component 2: %{y:.3f}<br>Component 3: %{z:.3f}<extra></extra>", "marker": {"line": {"width": 0}, "opacity": 0.8, "size": 5}, "mode": "markers", "name": "3", "type": "scatter3d", "x": [3.411, 3.504, 3.427, 3.086, 3.105, 3.148, 3.181, 3.082, 2.862, 2.839, 2.793, 3.154, 3.092, 2.786, 2.83, 3.207, 3.261, 2.89, 2.731, 2.947, 2.772], "y": [10.67, 10.44, 10.58, 10.31, 10.19, 10.28, 9.98, 10.43, 10.73, 10.69, 10.59, 10.04, 10.46, 10.61, 10.67, 10.23, 9.933, 10.43, 10.76, 10.16, 10.71], "z": [1.201, 1.292, 1.277, 0.5385, 0.5319, 0.6006, 0.4079, 0.1744, -0.06963, -0.02773, 0.4469, 0.4935, -0.09426, 0.6408, -0.05526, 0.6163, 0.3071, 0.3178, 0.09519, 0.401, 0.06391]}, {"hovertemplate": "<b>cluster</b>: 4<br>Component 1: %{x:.3f}<br>Component 2: %{y:.3f}<br>Component 3: %{z:.3f}<extra></extra>", "marker": {"line": {"width": 0}, "opacity": 0.8, "size": 5}, "mode": "markers", "name": "4", "type": "scatter3d", "x": [5.102, 5.667, 5.263, 5.345, 5.297, 5.803, 5.69, 5.231, 5.726, 5.141, 5.6], "y": [8.215, 8.056, 8.215, 8.098, 8.127, 8.109, 8.116, 8.118, 8.158, 8.188, 8.019], "z": [0.8625, 0.6803, 0.8141, 0.8278, 1.013, 0.9266, 0.8502, 0.8962, 0.7317, 0.7091, 0.4655]}], "layout": {"annotations": [{"bgcolor": "white", "bordercolor": "black", "borderpad": 4, "borderwidth": 1, "font": {"color": "black", "size": 12}, "opacity": 0.8, "showarrow": false, "text": "<b>DATA:</b> UMAP", "x": 1, "xanchor": "right", "xref": "paper", "y": 1, "yanchor": "top", "yref": "paper"}], "height": 700, "legend": {"itemsizing": "trace", "title": {"text": "cluster"}}, "scene": {"xaxis": {"title": {"text": "Component 1"}}, "yaxis": {"title": {"text": "Component 2"}}, "zaxis": {"title": {"text": "Component 3"}}}, "title": {"text": "3D DBSCAN on umap colored by cluster"}, "width": 900}}

### Figure 4 — Plotly figure (JSON) as saved in the notebook; plotly's stock layout.template omitted (floating-point values rounded to 4 significant figures; data arrays with more than 128 entries replaced by an {"elided": "..."} marker saying what was removed)
{"data": [{"hovertemplate": "<b>cluster</b>: 0<br>Component 1: %{x:.3f}<br>Component 2: %{y:.3f}<br>Component 3: %{z:.3f}<extra></extra>", "marker": {"line": {"width": 0}, "opacity": 0.8, "size": 5}, "mode": "markers", "name": "0", "type": "scatter3d", "x": {"elided": "308 float values"}, "y": {"elided": "308 float values"}, "z": {"elided": "308 float values"}}], "layout": {"annotations": [{"bgcolor": "white", "bordercolor": "black", "borderpad": 4, "borderwidth": 1, "font": {"color": "black", "size": 12}, "opacity": 0.8, "showarrow": false, "text": "<b>DATA:</b> MIX", "x": 1, "xanchor": "right", "xref": "paper", "y": 1, "yanchor": "top", "yref": "paper"}], "height": 700, "legend": {"itemsizing": "trace", "title": {"text": "cluster"}}, "scene": {"xaxis": {"title": {"text": "Component 1"}}, "yaxis": {"title": {"text": "Component 2"}}, "zaxis": {"title": {"text": "Component 3"}}}, "title": {"text": "3D DBSCAN on mix colored by cluster"}, "width": 900}}
